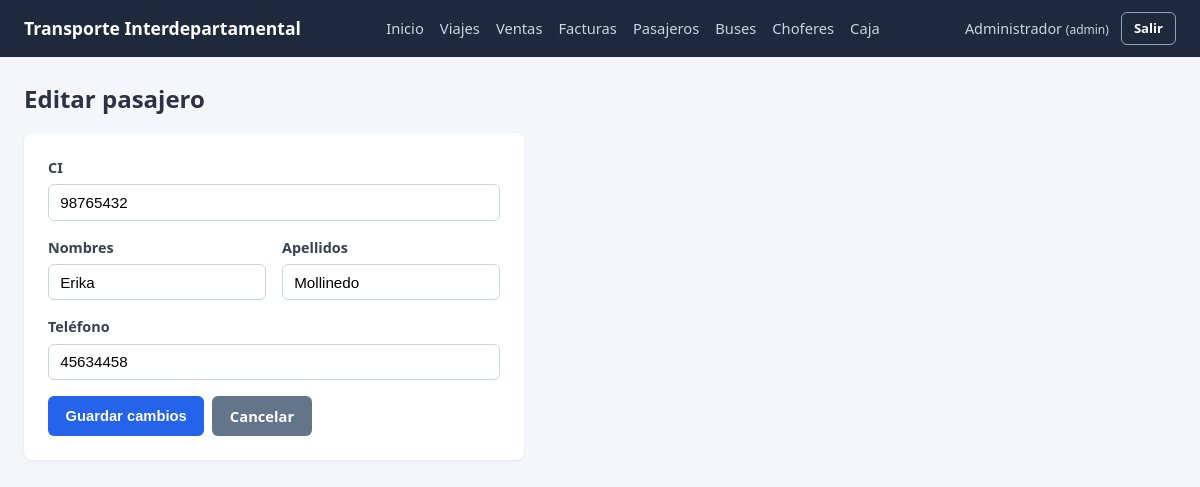
The app's page /pasajeros/editar/4 (signed in) with its own data.
### app/models/pasajero.py (models this page shows, shortened)
class Pasajero(db.Model):
    __tablename__ = "pasajero"
    id_pasajero = db.Column(db.Integer, primary_key=True, autoincrement=True)
    ci = db.Column(db.String(20), nullable=False, unique=True)
    nombres = db.Column(db.String(100), nullable=False)
    apellidos = db.Column(db.String(100), nullable=False)
    telefono = db.Column(db.String(20))
    ventas = db.relationship("Venta", backref="pasajero")

### app/routes/pasajeros.py (the view, shortened to what this page needs)
@pasajeros_bp.route("/editar/<int:id_pasajero>", methods=["GET", "POST"])
@login_required
def editar(id_pasajero):
    pasajero = pasajero_service.obtener_pasajero(id_pasajero)
    return render_template("pasajeros/editar.html", pasajero=pasajero)

### app/services/pasajero_service.py (called while the page is built)
def obtener_pasajero(id_pasajero):
    return Pasajero.query.get_or_404(id_pasajero)

### app/utils/auth.py (called while the page is built)
def login_required(view_func):
    @wraps(view_func)
    def wrapper(*args, **kwargs):
        if "id_usuario" not in session:
            flash("Debes iniciar sesión para continuar.", "warning")
            return redirect(url_for("auth.login"))
        return view_func(*args, **kwargs)
    return wrapper

### templates/pasajeros/editar.html (shortened to what this page needs)
{% extends "base.html" %}
{% block content %}
<h2 class="mb-2">Editar pasajero</h2>
<div class="card" style="max-width:500px;">
    <form method="POST">
        <div class="form-group">
            <label for="ci">CI</label>
            <input type="text" id="ci" name="ci" required maxlength="20" value="{{ pasajero.ci }}">
        </div>
        <div class="form-row">
            <div class="form-group">
                <label for="nombres">Nombres</label>
                <input type="text" id="nombres" name="nombres" required maxlength="100" value="{{ pasajero.nombres }}">
            </div>
            <div class="form-group">
                <label for="apellidos">Apellidos</label>
                <input type="text" id="apellidos" name="apellidos" required maxlength="100" value="{{ pasajero.apellidos }}">
            </div>
        </div>
        <div class="form-group">
            <label for="telefono">Teléfono</label>
            <input type="text" id="telefono" name="telefono" maxlength="20" value="{{ pasajero.telefono or '' }}">
        </div>
        <div class="btn-group">
            <button type="submit" class="btn btn-primary">Guardar cambios</button>
            <a href="{{ url_for('pasajeros.listar') }}" class="btn btn-secondary">Cancelar</a>
        </div>
    </form>
</div>
{% endblock %}

### static/css/style.css (style rules this page uses)
* { box-sizing: border-box; margin: 0; padding: 0; }
body { font-family: 'Segoe UI', Tahoma, Geneva, Verdana, sans-serif; background-color: #f4f6f9; color: #2d3142; line-height: 1.5; }
a { color: #2563eb; text-decoration: none; }
.card { background: #fff; border-radius: 8px; box-shadow: 0 1px 3px rgba(0,0,0,0.08); padding: 1.5rem; margin-bottom: 1.5rem; }
.form-group { margin-bottom: 1rem; }
label { display: block; margin-bottom: 0.35rem; font-weight: 600; font-size: 0.9rem; color: #374151; }
input, select, textarea { width: 100%; padding: 0.55rem 0.7rem; border: 1px solid #cbd5e1; border-radius: 6px; font-size: 0.95rem; background-color: #fff; }
.form-row { display: flex; gap: 1rem; flex-wrap: wrap; }
.form-row > .form-group { flex: 1; min-width: 180px; }
.btn { display: inline-block; padding: 0.55rem 1.1rem; border: none; border-radius: 6px; font-size: 0.92rem; font-weight: 600; cursor: pointer; text-align: center; transition: background 0.15s ease; }
.btn-primary { background-color: #2563eb; color: #fff; }
.btn-secondary { background-color: #64748b; color: #fff; }
.btn-group { display: flex; gap: 0.5rem; flex-wrap: wrap; }
.mb-2 { margin-bottom: 1rem; }

### records on screen
Pasajero: ci "98765432", nombres "Erika", apellidos "Mollinedo", telefono "45634458"

### other values on screen
{{ session.nombre }} "Administrador"
{{ session.rol }} "admin"
